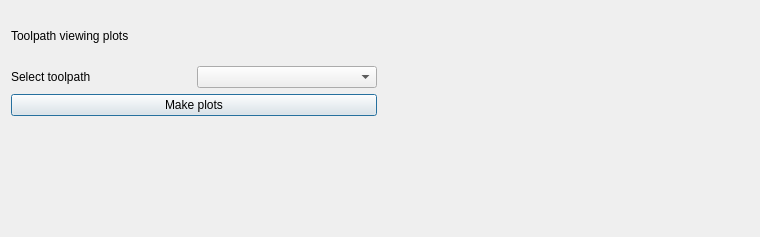
<?xml version="1.0" encoding="UTF-8"?>
<ui version="4.0">
 <class>SingleToolpathPlots</class>
 <widget class="QDialog" name="SingleToolpathPlots">
  <property name="geometry">
   <rect>
    <x>0</x>
    <y>0</y>
    <width>760</width>
    <height>237</height>
   </rect>
  </property>
  <property name="windowTitle">
   <string>Dialog</string>
  </property>
  <layout class="QGridLayout" name="gridLayout_2">
   <item row="0" column="0">
    <layout class="QGridLayout" name="gridLayout">
     <item row="1" column="2">
      <widget class="QWidget" name="plot_br" native="true"/>
     </item>
     <item row="0" column="1">
      <layout class="QVBoxLayout" name="verticalLayout">
       <item>
        <widget class="QLabel" name="label">
         <property name="text">
          <string>Toolpath viewing plots</string>
         </property>
        </widget>
       </item>
       <item>
        <layout class="QHBoxLayout" name="horizontalLayout">
         <item>
          <widget class="QLabel" name="label_2">
           <property name="text">
            <string>Select toolpath</string>
           </property>
          </widget>
         </item>
         <item>
          <widget class="QComboBox" name="comboBox"/>
         </item>
        </layout>
       </item>
       <item>
        <widget class="QPushButton" name="pushButton">
         <property name="text">
          <string>Make plots</string>
         </property>
        </widget>
       </item>
      </layout>
     </item>
     <item row="1" column="1">
      <widget class="QWidget" name="plot_bl" native="true"/>
     </item>
     <item row="0" column="2">
      <widget class="QWidget" name="plot_tr" native="true"/>
     </item>
    </layout>
   </item>
  </layout>
 </widget>
 <resources/>
 <connections/>
</ui>
